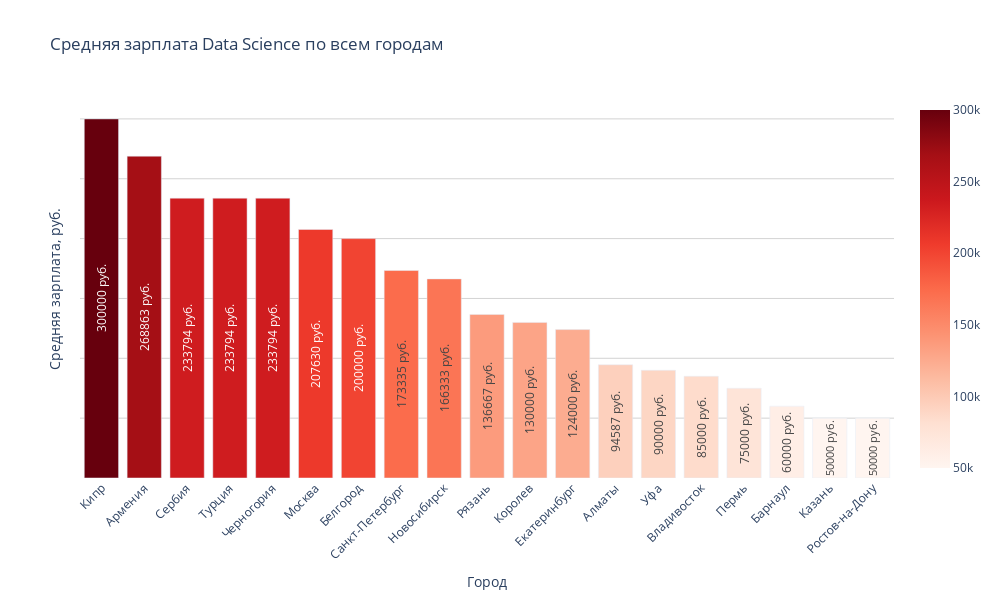

The cell this chart's notebook holds for it:
### Code cell
# Получаю данные
all_cities_salary_df = pd.read_sql_query(all_cities_salary_query, connection)

# Создаем интерактивный столбчатый график для всех городов
fig_1_1 = px.bar(
    all_cities_salary_df,
    x='city',
    y='avg_salary',
    title='Средняя зарплата Data Science по всем городам',
    labels={'city': 'Город', 'avg_salary': 'Средняя зарплата, руб.'},
    color='avg_salary',
    color_continuous_scale='reds',
    text='avg_salary'
)

# Настраиваю оформление
fig_1_1.update_layout(
    xaxis_tickangle=-45,
    plot_bgcolor='white',
    width=1000,  # Увеличиваем ширину для большего количества городов
    height=600,
    coloraxis_colorbar=dict(title='')
)

# Форматирую подписи на столбцах
fig_1_1.update_traces(
    texttemplate='%{text:.0f} руб.',
    # Подписи ВНУТРИ блоков
    textposition='inside',
    textangle=-90,
    insidetextanchor='middle',
    hovertemplate=(
    '<b>%{x}</b><br>Средняя зарплата: %{y:.0f} руб.<br>'
    'Вакансий: %{customdata[0]}<extra></extra>')
)

# Настраиваем оси
fig_1_1.update_yaxes(
    showgrid=True, 
    gridwidth=1, 
    gridcolor='lightgray',
    showticklabels=False
)

# fig_1_1.show()
# fig_1_1.write_html("data/html/fig_1.html")

### Figure 1 — Plotly figure (JSON) as saved in the notebook; plotly's stock layout.template omitted (floating-point values rounded to 4 significant figures)
{"data": [{"hovertemplate": "<b>%{x}</b><br>Средняя зарплата: %{y:.0f} руб.<br>Вакансий: %{customdata[0]}<extra></extra>", "insidetextanchor": "middle", "legendgroup": "", "marker": {"color": [300000.0, 268900.0, 233800.0, 233800.0, 233800.0, 207600.0, 200000.0, 173300.0, 166300.0, 136700.0, 130000.0, 124000.0, 94590.0, 90000.0, 85000.0, 75000.0, 60000.0, 50000.0, 50000.0], "coloraxis": "coloraxis", "pattern": {"shape": ""}}, "name": "", "orientation": "v", "showlegend": false, "text": [300000.0, 268900.0, 233800.0, 233800.0, 233800.0, 207600.0, 200000.0, 173300.0, 166300.0, 136700.0, 130000.0, 124000.0, 94590.0, 90000.0, 85000.0, 75000.0, 60000.0, 50000.0, 50000.0], "textangle": -90, "textposition": "inside", "texttemplate": "%{text:.0f} руб.", "type": "bar", "x": ["Кипр", "Армения", "Сербия", "Турция", "Черногория", "Москва", "Белгород", "Санкт-Петербург", "Новосибирск", "Рязань", "Королев", "Екатеринбург", "Алматы", "Уфа", "Владивосток", "Пермь", "Барнаул", "Казань", "Ростов-на-Дону"], "xaxis": "x", "y": [300000.0, 268900.0, 233800.0, 233800.0, 233800.0, 207600.0, 200000.0, 173300.0, 166300.0, 136700.0, 130000.0, 124000.0, 94590.0, 90000.0, 85000.0, 75000.0, 60000.0, 50000.0, 50000.0], "yaxis": "y"}], "layout": {"barmode": "relative", "coloraxis": {"colorbar": {"title": {"text": ""}}, "colorscale": [[0, "rgb(255,245,240)"], [0.125, "rgb(254,224,210)"], [0.25, "rgb(252,187,161)"], [0.375, "rgb(252,146,114)"], [0.5, "rgb(251,106,74)"], [0.625, "rgb(239,59,44)"], [0.75, "rgb(203,24,29)"], [0.875, "rgb(165,15,21)"], [1, "rgb(103,0,13)"]]}, "height": 600, "legend": {"tracegroupgap": 0}, "plot_bgcolor": "white", "title": {"text": "Средняя зарплата Data Science по всем городам"}, "width": 1000, "xaxis": {"anchor": "y", "domain": [0, 1], "tickangle": -45, "title": {"text": "Город"}}, "yaxis": {"anchor": "x", "domain": [0, 1], "gridcolor": "lightgray", "gridwidth": 1, "showgrid": true, "showticklabels": false, "title": {"text": "Средняя зарплата, руб."}}}}
